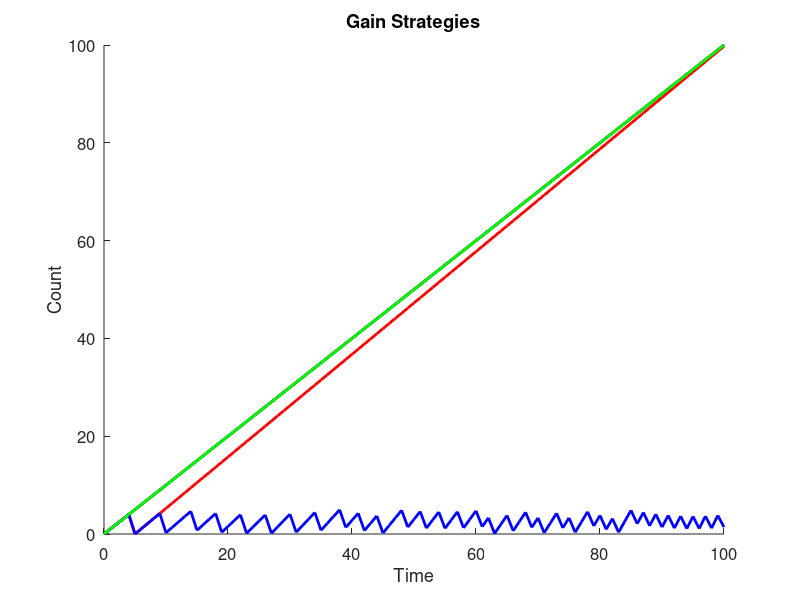
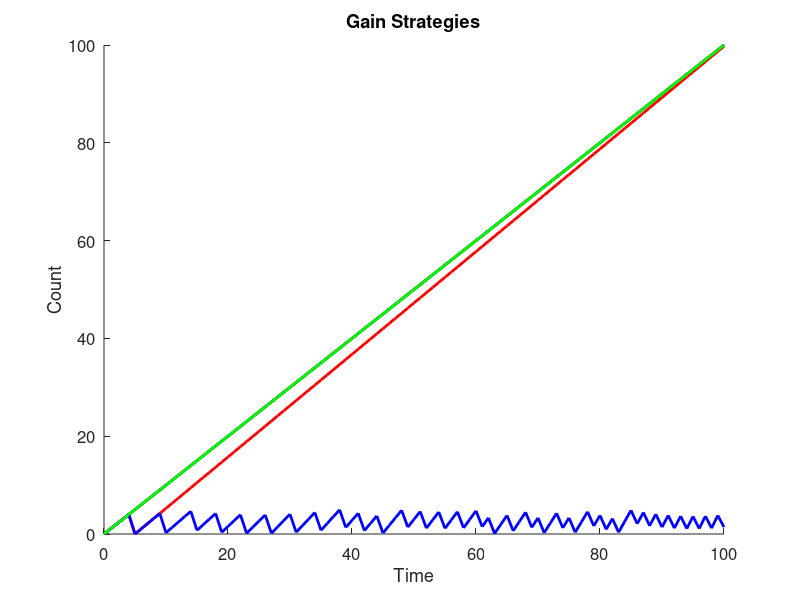

Here is the MATLAB script that generated these plots, in order: (Note: this script raises an error after producing the figures.)
% GainStrategies.m
%
% Question: Is it better to spend and increase productivity or to keep a
% steady gain when trying to reach a set amount?
% Answer: This code! (Potentially...)
%
% Code: starting at the same point, with the same gain rate, one case will
% raise steadily as the control.  Different cases will be added to show
% different strategies, such as spending points to increase gain rate,
% doing so once or constantly, for different amounts of gain rate increase,
% etc...
%
% INPUTS:
%
% OUTPUTS:
% 1) Plot with different cases showing gain over set amount of time, very
% long-term
% 2) Spreadsheet with data values
% 3) Spreadsheet with summary
%
% CASES:
% 0) ControlCase - Steady, linear, increasing 1-to-1; will also be uses as
% a counter
% XX) CaseXX - start with steady gain, reach certain amount, spend points
% to increase gain rate, reach certain amount again, spend points to
% increase gain rate again
% VARIABLES: not all may be used
% 1) Spend Amount - minimum spending amount to increase gain rate; will try
% different minimum amounts
% 2) Gain Rate Increase - amount by which gain rate will increase; will try
% different incease amounts
% 3) Type of Increase - addition or multiplication; multiplication will be
% greater, addition will show by how much
% 4) Times to Increase Gain - number of times to spend and increase gain;
% will try limited or continuous
% 5) Limit of Single Increase - number of spending and increase in one
% action; will try minimum of 1 to maximum available

% Clean up MATLAB workstation; check which are needed
close all;
clear all;
clc;

out_dir = 'C:\Users\I2R_Admin\Documents\Work\Study\Git\RepositoryExample\Outputs\'

% Set up output file
gainDetailsFile = 'GainStrategies.xlsx';
IDT = {'Time\Control Gain', 'Case 1', 'Case 2', 'Case 3'};
IDI = {};
IDD = 0;
rowToWrite = 0;

% Case details
sumCase1 = 0;
gainCase1 = 1;
haveInc = 0;
sumCase2 = 0;
gainCase2 = 1;
sumCase3 = 0;
gainCase3 = 1;

for t = 0:100
    rowToWrite = rowToWrite +1;
    
    % Control case
    IDD(rowToWrite, 1) = t;
    
    % Case 1
    IDD(rowToWrite, 2) = sumCase1;
    sumCase1 = sumCase1 + gainCase1;
	
	% Case 2
	IDD(rowToWrite, 3) = sumCase2;
	sumCase2 = sumCase2 + gainCase2;
	
	% Case 3
	IDD(rowToWrite, 4) = sumCase3;
	sumCase3 = sumCase3 + gainCase3;
	
	% Change rates
    if haveInc == 0
		if sumCase1 == 5
            haveInc = 1;
            sumCase1 = sumCase1 - 5;
            gainCase1 = gainCase1 + 0.05;
        end        
    end
	
	if mod(t, 1) == 0
		if sumCase2 >= 5
			sumCase2 = sumCase2 - 5;
			gainCase2 = gainCase2 + 0.05;
		end
	end
	
	if mod(t, 1) == 05
		if sumCase3 >= 5
			sumCase3 = sumCase3 -5;
			gainCase3 = gainCase3*0.05;
		end
	end
end

figure;
hold on
plot(IDD(:, 1), IDD(:, 1), 'k', 'LineWidth', 2);
plot(IDD(:, 1), IDD(:, 2), 'r', 'LineWidth', 2);
plot(IDD(:, 1), IDD(:, 3), 'b', 'LineWidth', 2);
plot(IDD(:, 1), IDD(:, 4), 'g', 'LineWidth', 2);
title('Gain Strategies', 'Interpreter', 'none');
xlabel('Time', 'FontSize', 12);
ylabel('Count', 'FontSize', 12);
set(gca, 'FontSize', 12);
savefig(gcf, [out_dir 'GainStrategies.fig']);
saveas(gcf, [out_dir 'GainStrategies.png']);

saveData(out_dir, gainDetailsFile, IDT, IDI, IDD);
